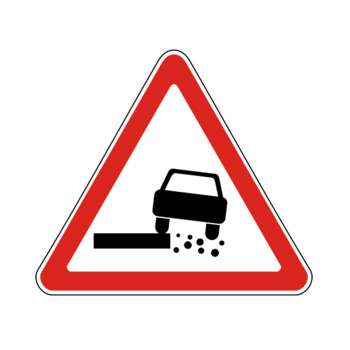
#> input picture data/example/347424594092648.jpeg, 350 x 350 px
$ python -i color_segmentation.py   (imports and definitions only)
#> lines starting #> are read from the running program, lines starting #| are printed output that depends on the picture; after the words box and inside, x2 and y2 are one past the last pixel; in counts of white or black regions, pixels touching at a corner belong together
#> further down, picture is the input picture: shape (350, 350, 3); mean B, G, R 218.2, 219.1, 240.1
#> in find_contours, `hsv_image = cv2.cvtColor(image, cv2.COLOR_BGR2HSV)`: hsv_image: shape (350, 350, 3); mean H, S, V 5.4, 25.8, 240.2
import cv2
import numpy as np
import matplotlib.pyplot as plt


def detect_red_channel(hsv_image):
    # The red color in HSV in two ranges
    lower_red1 = np.array([0, 50, 50])
    upper_red1 = np.array([10, 255, 255])
    lower_red2 = np.array([170, 50, 50])
    upper_red2 = np.array([180, 255, 255])

    # masks for the red color
    mask1 = cv2.inRange(hsv_image, lower_red1, upper_red1)
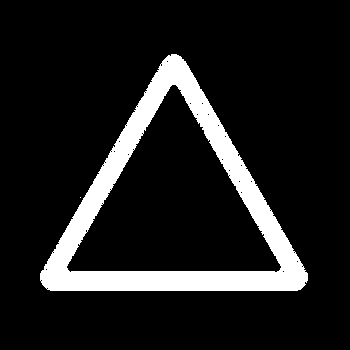
#> mask1: shape (350, 350); 12% white; 2 white regions (1 under 20 px), largest, box (x1, y1, x2, y2) and area: (40, 54, 308, 291) 14672
    mask2 = cv2.inRange(hsv_image, lower_red2, upper_red2)
#> mask2: shape (350, 350); 0.11% white in thin lines or dots, all inside (x1, y1, x2, y2) = (41, 55, 307, 289)

    red_mask = cv2.bitwise_or(mask1, mask2)
#> red_mask: shape (350, 350); 12.1% white; 2 white regions (1 under 20 px), largest, box (x1, y1, x2, y2) and area: (40, 54, 308, 291) 14808

    # Morphological operation
    kernel = np.ones((5, 5), np.uint8)
    red_mask = cv2.morphologyEx(red_mask, cv2.MORPH_CLOSE, kernel)
#> red_mask: shape (350, 350); 12.1% white; 1 white region, box (x1, y1, x2, y2) and area: (40, 54, 308, 291) 14826

    return red_mask

def detect_blue_channel(hsv_image):
    # The blue color in HSV ranges
    lower_blue = np.array([100, 50, 50])
    upper_blue = np.array([140, 255, 255])

    # create mask
    blue_mask = cv2.inRange(hsv_image, lower_blue, upper_blue)
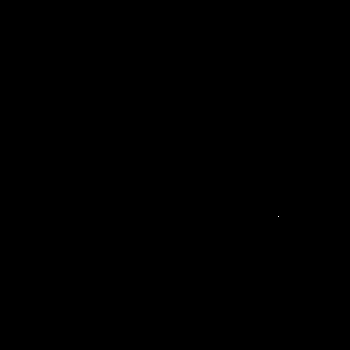
#> blue_mask: shape (350, 350); 0% white in thin lines or dots, all inside (x1, y1, x2, y2) = (278, 216, 279, 217)

    # Morphological operation
    kernel = np.ones((5, 5), np.uint8)
    blue_mask = cv2.morphologyEx(blue_mask, cv2.MORPH_OPEN, kernel)  # delete noise
#> blue_mask: shape (350, 350); every value is 0
    blue_mask = cv2.morphologyEx(blue_mask, cv2.MORPH_CLOSE, kernel)

    return blue_mask

def detect_white_channel(bgr_image, hsv_image):
    b, g, r = cv2.split(bgr_image)
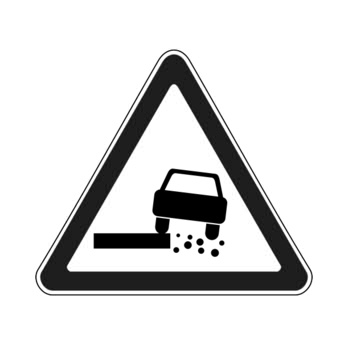
#> b: shape (350, 350); min 0, max 255, mean 218.2
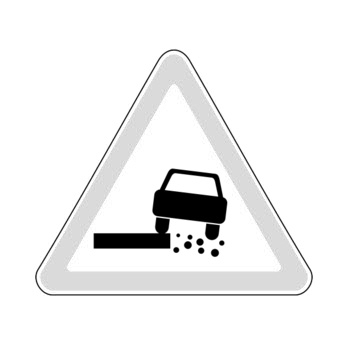
#> r: shape (350, 350); min 0, max 255, mean 240.1

    v_channel = hsv_image[:, :, 2]
    brightness_mask = (v_channel > 200).astype(np.uint8) * 255
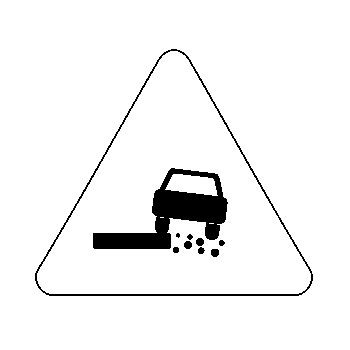
#> brightness_mask: shape (350, 350); 95.1% white; 10 black regions (1 under 20 px), largest, box (x1, y1, x2, y2) and area: (93, 168, 228, 249) 4128, (35, 49, 313, 296) 1548, (211, 249, 219, 257) 56

    s_channel = hsv_image[:, :, 1]
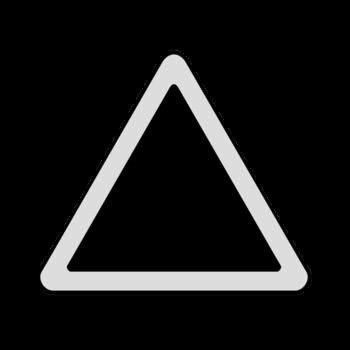
#> s_channel: shape (350, 350); min 0, max 239, mean 25.8
    saturation_mask = (s_channel < 50).astype(np.uint8) * 255
#> saturation_mask: shape (350, 350); 87.9% white; 12 black regions (11 under 20 px), largest, box (x1, y1, x2, y2) and area: (40, 54, 308, 291) 14809

    white_mask = cv2.bitwise_and(brightness_mask, saturation_mask)
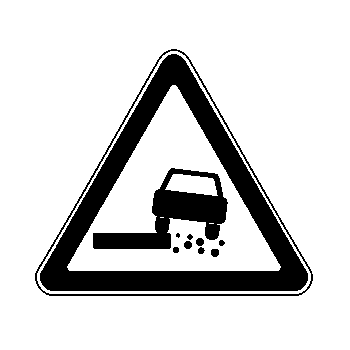
#> white_mask: shape (350, 350); 83% white; 11 black regions (1 under 20 px), largest, box (x1, y1, x2, y2) and area: (40, 54, 308, 291) 14809, (93, 168, 228, 249) 4128, (35, 49, 313, 296) 1548

    return white_mask

def process_all_contours(masks_dict, contour_params, min_area=600, max_area=6000):

#> called with min_area = 400, max_area = 10000
    max_aspect_ratio = contour_params.get('max_aspect_ratio', 4.0)
    epsilon_factor = contour_params.get('epsilon_factor', 0.02)

    all_contours = []

    for color_name, mask in masks_dict.items():
        if mask is None:
            continue

        contours, hierarchy = cv2.findContours(
            mask,
            cv2.RETR_EXTERNAL,
            cv2.CHAIN_APPROX_SIMPLE
        )

        for contour in contours:
            area = cv2.contourArea(contour)

            if area == 0:
                continue

            x, y, w, h = cv2.boundingRect(contour)
            aspect_ratio = max(w, h) / min(w, h) if min(w, h) > 0 else float('inf')

            if (area < min_area or
                area > max_area or
                aspect_ratio > max_aspect_ratio):
                continue

            epsilon = epsilon_factor * cv2.arcLength(contour, True)
            approx_contour = cv2.approxPolyDP(contour, epsilon, True)

            all_contours.append(approx_contour)
#> this loop made 3 passes
#> color_name on passes 1 to 2: 'red', 'blue'
#> (color_name, contours) on pass 3: ('white', [[[0, 0], [0, 349], [349, 349], [349, 0]]])
#> after the loop, all_contours = []

    return all_contours

# =========== MAIN process function ============
def find_contours(image):
    hsv_image = cv2.cvtColor(image, cv2.COLOR_BGR2HSV)

    red_mask = detect_red_channel(hsv_image)
    blue_mask = detect_blue_channel(hsv_image)
    white_mask = detect_white_channel(image, hsv_image)

    contour_params = {
        'min_area': 400,
        'max_area': 20000,
        'max_aspect_ratio': 3.5,
        'epsilon_factor': 0.02
    }

    masks_dict = {
        'red': red_mask,
        'blue': blue_mask,
        'white': white_mask
    }

    contours_result = process_all_contours(masks_dict, contour_params, 400, 10000)
#> contours_result = []

    result = {
        'original': image,
        'red_mask': red_mask,
        'blue_mask': blue_mask,
        'white_mask': white_mask,
        'hsv_image': hsv_image,
        'contours_result': contours_result
    }

    return result

>>> import cv2
>>> picture = cv2.imread('../../data/example/347424594092648.jpeg')
>>> result = find_contours(picture)
#> result = 6 items
